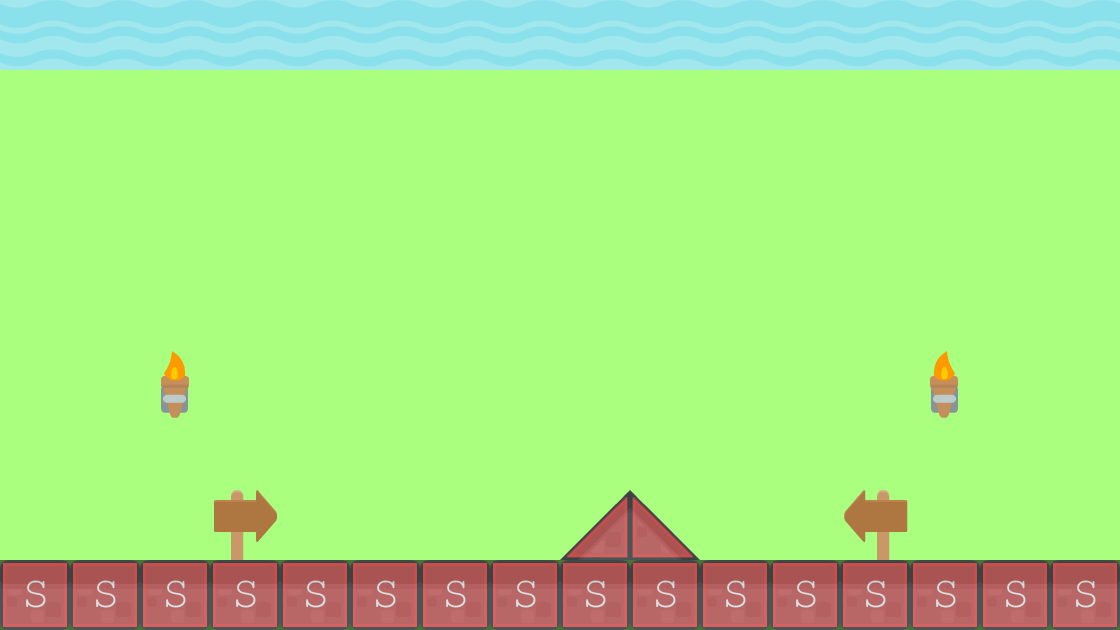

Rendered tile map (Tiled .tmx) drawn with the repository's tilesets; below, a short description and the map source with its tile grids summarised:
An orthogonal 16x9 tile map with 70x70 px tiles, 2 tile layers (background1, collision), 2 tilesets and 2 objects (EnemyBase, PlayerBase).

<map version="1.0" orientation="orthogonal" renderorder="right-down" width="16" height="9" tilewidth="70" tileheight="70" backgroundcolor="#aaff7f">
 <tileset firstgid="1" name="background-tiles" tilewidth="70" tileheight="70">
  <image source="../img/background-tiles.png" width="910" height="910" />
 </tileset>
 <tileset firstgid="170" name="meta-tiles" tilewidth="70" tileheight="70">
  <image source="../img/meta-tiles.png" width="350" height="70" />
  <tile id="1">
   <properties>
    <property name="type" value="lslope" />
   </properties>
  </tile>
  <tile id="3">
   <properties>
    <property name="type" value="rslope" />
   </properties>
  </tile>
  <tile id="4">
   <properties>
    <property name="type" value="solid" />
   </properties>
  </tile>
 </tileset>
 <layer name="background1" width="16" height="9">
  <data>[144 cells, 38 non-empty, 8 distinct tile ids]</data>
 </layer>
 <layer name="collision" width="16" height="9" opacity="0.56">
  <data>[144 cells, 18 non-empty, 3 distinct tile ids]</data>
 </layer>
 <objectgroup name="BaseEntities">
  <object name="EnemyBase" x="908" y="418.667" width="70.6667" height="140" />
  <object name="PlayerBase" x="141.333" y="420" width="66.6667" height="138.667" />
 </objectgroup>
</map>
